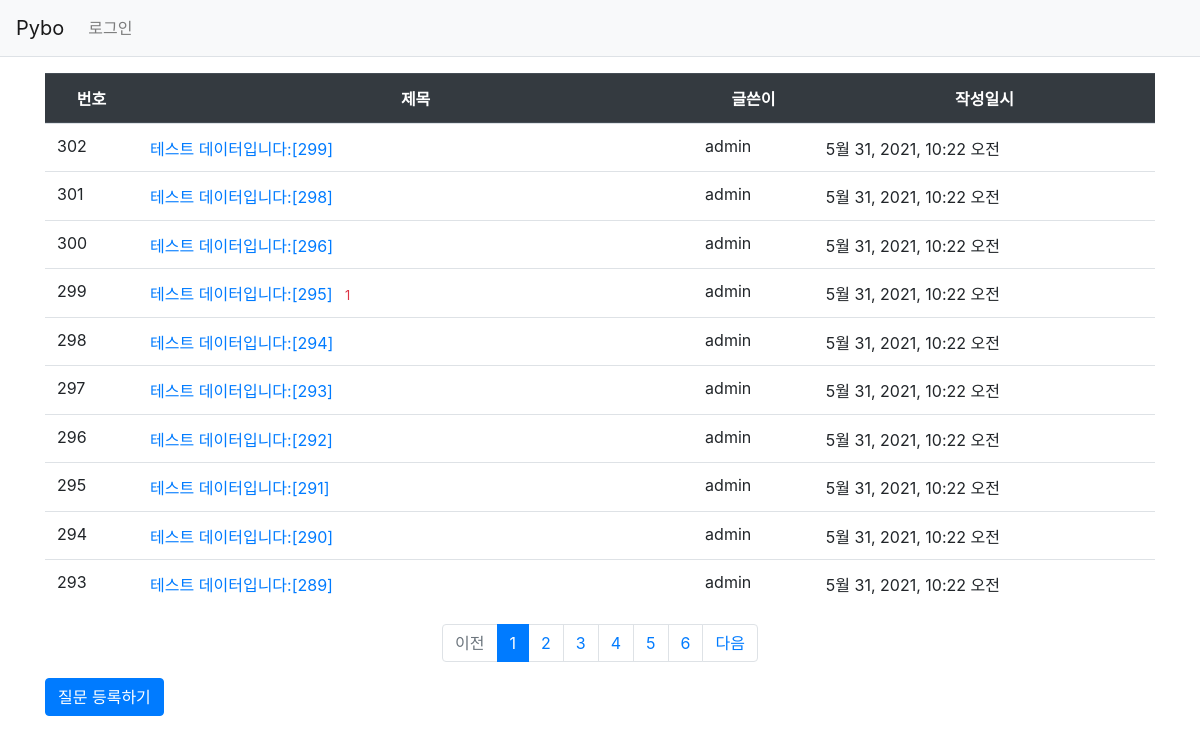
Screenshot of /pybo/ with the database file from the repository.
### pybo/models.py (models this page shows, shortened)
class Question(models.Model):
    author = models.ForeignKey(User, on_delete=models.CASCADE,
                               related_name='author_question')
    subject = models.CharField(max_length=200)
    content = models.TextField()
    create_date = models.DateTimeField()
    modify_date = models.DateTimeField(null=True, blank=True)
    voter = models.ManyToManyField(User, related_name='voter_question')

### pybo/views/base_views.py (the view)
# urls.py: path('', base_views.index, name='index'),
def index(request):
    page = request.GET.get('page', '1')  # 페이지
    question_list = Question.objects.order_by('-create_date')
    paginator = Paginator(question_list, 10)  # 페이지당 10개씩 보여주기
    page_obj = paginator.get_page(page)
    context = {'ql': page_obj}
    return render(request, 'pybo/question_list.html', context)

### pybo/templatetags/pybo_filter.py (called while the page is built)
@register.filter
def sub(value, arg):
    return value - arg

### templates/pybo/question_list.html
{% extends 'base.html' %}
{% load pybo_filter %}
{% block content %}
<div class="container my-3">
    <table class="table">
        <thead>
        <tr class="text-center thead-dark">
            <th>번호</th>
            <th style="width:50%">제목</th>
            <th>글쓴이</th>
            <th>작성일시</th>
        </tr>
        </thead>
        <tbody>
        {% if ql %}
        {% for question in ql %}
        <tr class="text-center">
        <tr>
            <td>
                {{ ql.paginator.count|sub:ql.start_index|sub:forloop.counter0|add:1 }}
            </td>
            <td class="text-left">
                <a href="{% url 'pybo:detail' question.id %}">{{ question.subject }}</a>
                {% if question.answer_set.count > 0 %}
                <span class="text-danger small ml-2">{{ question.answer_set.count }}</span>
                {% endif %}
            </td>
            <td>{{ question.author.username }}</td>
            <td>{{ question.create_date }}</td>
        </tr>
        {% endfor %}
        {% else %}
        <tr>
            <td colspan="3">질문이 없습니다.</td>
        </tr>
        {% endif %}
        </tbody>
    </table>
    <ul class="pagination justify-content-center">
        {% if ql.has_previous %}
        <li class="page-item">
            <a class="page-link" href="?page={{ ql.previous_page_number }}">이전</a>
        </li>
        {% else %}
        <li class="page-item disabled">
            <a class="page-link" tabindex="-1" aria-disabled="true" href="#">이전</a>
        </li>
        {% endif %}
        {% for page_number in ql.paginator.page_range %}
        {% if page_number >= ql.number|add:-5 and page_number <= ql.number|add:5 %}
            {% if page_number == ql.number %}
            <li class="page-item active" aria-current="page">
                <a class="page-link" href="?page={{ page_number }}">{{ page_number }}</a>
            </li>
            {% else %}
            <li class="page-item">
                <a class="page-link" href="?page={{ page_number }}">{{ page_number }}</a>
            </li>
            {% endif %}
        {% endif %}
        {% endfor %}
        {% if ql.has_next %}
        <li class="page-item">
            <a class="page-link" href="?page={{ ql.next_page_number }}">다음</a>
        </li>
        {% else %}
        <li class="page-item disabled">
            <a class="page-link" tabindex="-1" aria-disabled="true" href="#">다음</a>
        </li>
        {% endif %}
    </ul>
    <a href="{% url 'pybo:question_create' %}" class="btn btn-primary">질문 등록하기</a>
</div>
{% endblock %}

### templates/base.html (shortened to what this page needs)
{% load static %}
<html lang="ko">
<head>
    <link rel="stylesheet" type="text/css" href="{% static 'bootstrap.min.css' %}">
    <link rel="stylesheet" type="text/css" href="{% static 'pybo/style.css' %}">
</head>
<body>
{% include "navbar.html" %}
{% block content %}
{% endblock %}
</body>
</html>

### templates/navbar.html (shortened to what this page needs)
<nav class="navbar navbar-expand-lg navbar-light bg-light border-bottom">
    <a class="navbar-brand" href="{% url 'pybo:index' %}">Pybo</a>
    <div class="collapse navbar-collapse flex-grow-0" id="navbarNav">
        <ul class="navbar-nav">
            <li class="nav-item ">
                {% if user.is_authenticated %}
                <a class="nav-link" href="{% url 'common:logout' %}">{{ user.username }} (로그아웃)</a>
                {% else %}
                <a class="nav-link" href="{% url 'common:login' %}">로그인</a>
                {% endif %}
            </li>
        </ul>
    </div>
</nav>

### rows the page displays
Question: paginator.count|sub "302", subject "테스트 데이터입니다:[299]", author.username "admin", create_date "5월 31, 2021, 10:22 오전"
Question: paginator.count|sub "301", subject "테스트 데이터입니다:[298]", author.username "admin", create_date "5월 31, 2021, 10:22 오전"
Question: paginator.count|sub "300", subject "테스트 데이터입니다:[296]", author.username "admin", create_date "5월 31, 2021, 10:22 오전"
Question: paginator.count|sub "299", subject "테스트 데이터입니다:[295]", answer_set.count "1", author.username "admin", create_date "5월 31, 2021, 10:22 오전"
Question: paginator.count|sub "298", subject "테스트 데이터입니다:[294]", author.username "admin", create_date "5월 31, 2021, 10:22 오전"
Question: paginator.count|sub "297", subject "테스트 데이터입니다:[293]", author.username "admin", create_date "5월 31, 2021, 10:22 오전"
Question: paginator.count|sub "296", subject "테스트 데이터입니다:[292]", author.username "admin", create_date "5월 31, 2021, 10:22 오전"
Question: paginator.count|sub "295", subject "테스트 데이터입니다:[291]", author.username "admin", create_date "5월 31, 2021, 10:22 오전"
Question: paginator.count|sub "294", subject "테스트 데이터입니다:[290]", author.username "admin", create_date "5월 31, 2021, 10:22 오전"
Question: paginator.count|sub "293", subject "테스트 데이터입니다:[289]", author.username "admin", create_date "5월 31, 2021, 10:22 오전"

### other values shown
{{ page_number }} "1"
{{ page_number }} "2" "3" "4" "5" "6"
